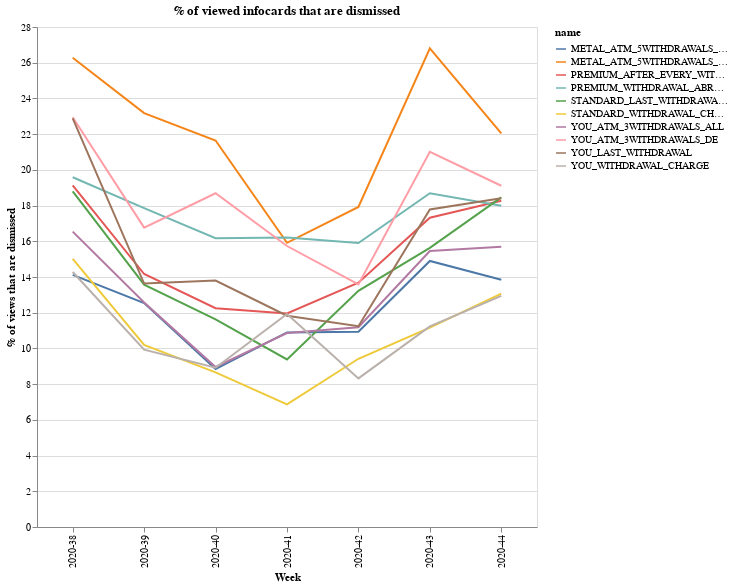

Notebook cell for this chart:
### Code cell
df = pd.read_csv("infocards.csv")
df["name"] = df["name"].str.replace("MEM_UPGRADE_", "")
df["name"] = df["name"].str.replace("MEM_VALUEREMINDER_", "")

# drop current week
df = df.loc[df["collector_tstamp"] < "2020-11-01", :]

df["date"] = pd.to_datetime(df["collector_tstamp"]).dt.week.astype(str)
df = df.drop(columns=["collector_tstamp", "segment"])

df["x"] = 1
df = (
    pd.pivot_table(
        df,
        index=["user_id", "date", "name"],
        columns=["event_type"],
        values=["x"],
        aggfunc=np.sum,
    )
    .fillna(0)
    .reset_index()
)
df.columns = df.columns.map("".join).str.strip("")
df.columns = df.columns.str.replace("x", "")

df["perc"] = 100 * df["dismiss"] / df["view"]
df.loc[df["view"] == 0, "perc"] = np.nan

df = df.groupby(["date", "name"])["perc"].agg("mean").reset_index()
df["date"] = "2020-" + df["date"]
alt.Chart(df).mark_line().encode(
    x=alt.X("date:N", axis=alt.Axis(title="Week")),
    y=alt.Y("perc:Q", axis=alt.Axis(title="% of views that are dismissed")),
    color="name",
).properties(width=500, height=500, title="% of viewed infocards that are dismissed")

### Figure 1 — Vega-Lite specification as saved in the notebook (floating-point values rounded to 4 significant figures)
{"config": {"view": {"continuousWidth": 400, "continuousHeight": 300}}, "data": {"name": "data-e28832bd01360de70b451aa46683da8a"}, "mark": "line", "encoding": {"color": {"type": "nominal", "field": "name"}, "x": {"type": "nominal", "axis": {"title": "Week"}, "field": "date"}, "y": {"type": "quantitative", "axis": {"title": "% of views that are dismissed"}, "field": "perc"}}, "height": 500, "title": "% of viewed infocards that are dismissed", "width": 500, "$schema": "https://vega.github.io/schema/vega-lite/v4.8.1.json", "datasets": {"data-e28832bd01360de70b451aa46683da8a": [{"date": "2020-38", "name": "METAL_ATM_5WITHDRAWALS_ALL", "perc": 14.12}, {"date": "2020-38", "name": "METAL_ATM_5WITHDRAWALS_DE", "perc": 26.27}, {"date": "2020-38", "name": "PREMIUM_AFTER_EVERY_WITHDRAWAL_TX_INFOCARD", "perc": 19.13}, {"date": "2020-38", "name": "PREMIUM_WITHDRAWAL_ABROAD_TX_INFOCARD", "perc": 19.59}, {"date": "2020-38", "name": "STANDARD_LAST_WITHDRAWAL_TX_INFOCARD", "perc": 18.8}, {"date": "2020-38", "name": "STANDARD_WITHDRAWAL_CHARGE", "perc": 15.01}, {"date": "2020-38", "name": "YOU_ATM_3WITHDRAWALS_ALL", "perc": 16.54}, {"date": "2020-38", "name": "YOU_ATM_3WITHDRAWALS_DE", "perc": 22.95}, {"date": "2020-38", "name": "YOU_LAST_WITHDRAWAL", "perc": 22.88}, {"date": "2020-38", "name": "YOU_WITHDRAWAL_CHARGE", "perc": 14.28}, {"date": "2020-39", "name": "METAL_ATM_5WITHDRAWALS_ALL", "perc": 12.54}, {"date": "2020-39", "name": "METAL_ATM_5WITHDRAWALS_DE", "perc": 23.18}, {"date": "2020-39", "name": "PREMIUM_AFTER_EVERY_WITHDRAWAL_TX_INFOCARD", "perc": 14.17}, {"date": "2020-39", "name": "PREMIUM_WITHDRAWAL_ABROAD_TX_INFOCARD", "perc": 17.85}, {"date": "2020-39", "name": "STANDARD_LAST_WITHDRAWAL_TX_INFOCARD", "perc": 13.57}, {"date": "2020-39", "name": "STANDARD_WITHDRAWAL_CHARGE", "perc": 10.2}, {"date": "2020-39", "name": "YOU_ATM_3WITHDRAWALS_ALL", "perc": 12.57}, {"date": "2020-39", "name": "YOU_ATM_3WITHDRAWALS_DE", "perc": 16.77}, {"date": "2020-39", "name": "YOU_LAST_WITHDRAWAL", "perc": 13.63}, {"date": "2020-39", "name": "YOU_WITHDRAWAL_CHARGE", "perc": 9.934}, {"date": "2020-40", "name": "METAL_ATM_5WITHDRAWALS_ALL", "perc": 8.85}, {"date": "2020-40", "name": "METAL_ATM_5WITHDRAWALS_DE", "perc": 21.65}, {"date": "2020-40", "name": "PREMIUM_AFTER_EVERY_WITHDRAWAL_TX_INFOCARD", "perc": 12.25}, {"date": "2020-40", "name": "PREMIUM_WITHDRAWAL_ABROAD_TX_INFOCARD", "perc": 16.17}, {"date": "2020-40", "name": "STANDARD_LAST_WITHDRAWAL_TX_INFOCARD", "perc": 11.63}, {"date": "2020-40", "name": "STANDARD_WITHDRAWAL_CHARGE", "perc": 8.662}, {"date": "2020-40", "name": "YOU_ATM_3WITHDRAWALS_ALL", "perc": 8.962}, {"date": "2020-40", "name": "YOU_ATM_3WITHDRAWALS_DE", "perc": 18.69}, {"date": "2020-40", "name": "YOU_LAST_WITHDRAWAL", "perc": 13.8}, {"date": "2020-40", "name": "YOU_WITHDRAWAL_CHARGE", "perc": 8.921}, {"date": "2020-41", "name": "METAL_ATM_5WITHDRAWALS_ALL", "perc": 10.89}, {"date": "2020-41", "name": "METAL_ATM_5WITHDRAWALS_DE", "perc": 15.92}, {"date": "2020-41", "name": "PREMIUM_AFTER_EVERY_WITHDRAWAL_TX_INFOCARD", "perc": 11.96}, {"date": "2020-41", "name": "PREMIUM_WITHDRAWAL_ABROAD_TX_INFOCARD", "perc": 16.21}, {"date": "2020-41", "name": "STANDARD_LAST_WITHDRAWAL_TX_INFOCARD", "perc": 9.383}, {"date": "2020-41", "name": "STANDARD_WITHDRAWAL_CHARGE", "perc": 6.862}, {"date": "2020-41", "name": "YOU_ATM_3WITHDRAWALS_ALL", "perc": 10.86}, {"date": "2020-41", "name": "YOU_ATM_3WITHDRAWALS_DE", "perc": 15.74}, {"date": "2020-41", "name": "YOU_LAST_WITHDRAWAL", "perc": 11.83}, {"date": "2020-41", "name": "YOU_WITHDRAWAL_CHARGE", "perc": 11.93}, {"date": "2020-42", "name": "METAL_ATM_5WITHDRAWALS_ALL", "perc": 10.93}, {"date": "2020-42", "name": "METAL_ATM_5WITHDRAWALS_DE", "perc": 17.92}, {"date": "2020-42", "name": "PREMIUM_AFTER_EVERY_WITHDRAWAL_TX_INFOCARD", "perc": 13.68}, {"date": "2020-42", "name": "PREMIUM_WITHDRAWAL_ABROAD_TX_INFOCARD", "perc": 15.9}, {"date": "2020-42", "name": "STANDARD_LAST_WITHDRAWAL_TX_INFOCARD", "perc": 13.23}, {"date": "2020-42", "name": "STANDARD_WITHDRAWAL_CHARGE", "perc": 9.421}, {"date": "2020-42", "name": "YOU_ATM_3WITHDRAWALS_ALL", "perc": 11.19}, {"date": "2020-42", "name": "YOU_ATM_3WITHDRAWALS_DE", "perc": 13.58}, {"date": "2020-42", "name": "YOU_LAST_WITHDRAWAL", "perc": 11.25}, {"date": "2020-42", "name": "YOU_WITHDRAWAL_CHARGE", "perc": 8.323}, {"date": "2020-43", "name": "METAL_ATM_5WITHDRAWALS_ALL", "perc": 14.9}, {"date": "2020-43", "name": "METAL_ATM_5WITHDRAWALS_DE", "perc": 26.8}, {"date": "2020-43", "name": "PREMIUM_AFTER_EVERY_WITHDRAWAL_TX_INFOCARD", "perc": 17.32}, {"date": "2020-43", "name": "PREMIUM_WITHDRAWAL_ABROAD_TX_INFOCARD", "perc": 18.69}, {"date": "2020-43", "name": "STANDARD_LAST_WITHDRAWAL_TX_INFOCARD", "perc": 15.63}, {"date": "2020-43", "name": "STANDARD_WITHDRAWAL_CHARGE", "perc": 11.17}, {"date": "2020-43", "name": "YOU_ATM_3WITHDRAWALS_ALL", "perc": 15.46}, {"date": "2020-43", "name": "YOU_ATM_3WITHDRAWALS_DE", "perc": 21.01}, {"date": "2020-43", "name": "YOU_LAST_WITHDRAWAL", "perc": 17.78}, {"date": "2020-43", "name": "YOU_WITHDRAWAL_CHARGE", "perc": 11.23}, {"date": "2020-44", "name": "METAL_ATM_5WITHDRAWALS_ALL", "perc": 13.85}, {"date": "2020-44", "name": "METAL_ATM_5WITHDRAWALS_DE", "perc": 22.04}, {"date": "2020-44", "name": "PREMIUM_AFTER_EVERY_WITHDRAWAL_TX_INFOCARD", "perc": 18.27}, {"date": "2020-44", "name": "PREMIUM_WITHDRAWAL_ABROAD_TX_INFOCARD", "perc": 17.99}, {"date": "2020-44", "name": "STANDARD_LAST_WITHDRAWAL_TX_INFOCARD", "perc": 18.46}, {"date": "2020-44", "name": "STANDARD_WITHDRAWAL_CHARGE", "perc": 13.07}, {"date": "2020-44", "name": "YOU_ATM_3WITHDRAWALS_ALL", "perc": 15.7}, {"date": "2020-44", "name": "YOU_ATM_3WITHDRAWALS_DE", "perc": 19.11}, {"date": "2020-44", "name": "YOU_LAST_WITHDRAWAL", "perc": 18.42}, {"date": "2020-44", "name": "YOU_WITHDRAWAL_CHARGE", "perc": 12.95}]}}
